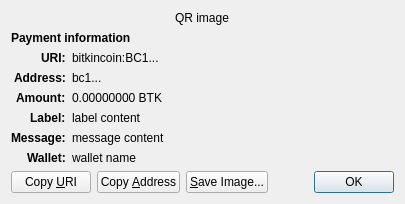
<?xml version="1.0" encoding="UTF-8"?>
<ui version="4.0">
 <class>ReceiveRequestDialog</class>
 <widget class="QDialog" name="ReceiveRequestDialog">
  <property name="geometry">
   <rect>
    <x>0</x>
    <y>0</y>
    <width>413</width>
    <height>229</height>
   </rect>
  </property>
  <property name="windowTitle">
   <string>Request payment to ...</string>
  </property>
  <layout class="QGridLayout" name="gridLayout" columnstretch="0,1">
   <property name="sizeConstraint">
    <enum>QLayout::SetFixedSize</enum>
   </property>
   <item row="0" column="0" colspan="2" alignment="Qt::AlignHCenter">
    <widget class="QRImageWidget" name="qr_code">
     <property name="text">
      <string notr="true">QR image</string>
     </property>
     <property name="textInteractionFlags">
      <set>Qt::NoTextInteraction</set>
     </property>
    </widget>
   </item>
   <item row="1" column="0" colspan="2">
    <widget class="QLabel" name="payment_header">
     <property name="font">
      <font>
       <weight>75</weight>
       <bold>true</bold>
      </font>
     </property>
     <property name="text">
      <string>Payment information</string>
     </property>
     <property name="textInteractionFlags">
      <set>Qt::NoTextInteraction</set>
     </property>
    </widget>
   </item>
   <item row="2" column="0" alignment="Qt::AlignRight|Qt::AlignTop">
    <widget class="QLabel" name="uri_tag">
     <property name="font">
      <font>
       <weight>75</weight>
       <bold>true</bold>
      </font>
     </property>
     <property name="text">
      <string notr="true">URI:</string>
     </property>
     <property name="textFormat">
      <enum>Qt::PlainText</enum>
     </property>
     <property name="textInteractionFlags">
      <set>Qt::NoTextInteraction</set>
     </property>
    </widget>
   </item>
   <item row="2" column="1" alignment="Qt::AlignTop">
    <widget class="QLabel" name="uri_content">
     <property name="text">
      <string notr="true">bitkincoin:BC1...</string>
     </property>
     <property name="textFormat">
      <enum>Qt::RichText</enum>
     </property>
     <property name="wordWrap">
      <bool>true</bool>
     </property>
     <property name="textInteractionFlags">
      <set>Qt::TextSelectableByMouse</set>
     </property>
    </widget>
   </item>
   <item row="3" column="0" alignment="Qt::AlignRight|Qt::AlignTop">
    <widget class="QLabel" name="address_tag">
     <property name="font">
      <font>
       <weight>75</weight>
       <bold>true</bold>
      </font>
     </property>
     <property name="text">
      <string>Address:</string>
     </property>
     <property name="textInteractionFlags">
      <set>Qt::NoTextInteraction</set>
     </property>
    </widget>
   </item>
   <item row="3" column="1" alignment="Qt::AlignTop">
    <widget class="QLabel" name="address_content">
     <property name="text">
      <string notr="true">bc1...</string>
     </property>
     <property name="textFormat">
      <enum>Qt::PlainText</enum>
     </property>
     <property name="textInteractionFlags">
      <set>Qt::TextSelectableByMouse</set>
     </property>
    </widget>
   </item>
   <item row="4" column="0" alignment="Qt::AlignRight|Qt::AlignTop">
    <widget class="QLabel" name="amount_tag">
     <property name="font">
      <font>
       <weight>75</weight>
       <bold>true</bold>
      </font>
     </property>
     <property name="text">
      <string>Amount:</string>
     </property>
     <property name="textInteractionFlags">
      <set>Qt::NoTextInteraction</set>
     </property>
    </widget>
   </item>
   <item row="4" column="1" alignment="Qt::AlignTop">
    <widget class="QLabel" name="amount_content">
     <property name="text">
      <string notr="true">0.00000000 BTK</string>
     </property>
     <property name="textFormat">
      <enum>Qt::PlainText</enum>
     </property>
     <property name="textInteractionFlags">
      <set>Qt::TextSelectableByMouse</set>
     </property>
    </widget>
   </item>
   <item row="5" column="0" alignment="Qt::AlignRight|Qt::AlignTop">
    <widget class="QLabel" name="label_tag">
     <property name="font">
      <font>
       <weight>75</weight>
       <bold>true</bold>
      </font>
     </property>
     <property name="text">
      <string>Label:</string>
     </property>
     <property name="textInteractionFlags">
      <set>Qt::NoTextInteraction</set>
     </property>
    </widget>
   </item>
   <item row="5" column="1" alignment="Qt::AlignTop">
    <widget class="QLabel" name="label_content">
     <property name="text">
      <string notr="true">label content</string>
     </property>
     <property name="textFormat">
      <enum>Qt::PlainText</enum>
     </property>
     <property name="wordWrap">
      <bool>true</bool>
     </property>
     <property name="textInteractionFlags">
      <set>Qt::TextSelectableByMouse</set>
     </property>
    </widget>
   </item>
   <item row="6" column="0" alignment="Qt::AlignRight|Qt::AlignTop">
    <widget class="QLabel" name="message_tag">
     <property name="font">
      <font>
       <weight>75</weight>
       <bold>true</bold>
      </font>
     </property>
     <property name="text">
      <string>Message:</string>
     </property>
     <property name="textInteractionFlags">
      <set>Qt::NoTextInteraction</set>
     </property>
    </widget>
   </item>
   <item row="6" column="1" alignment="Qt::AlignTop">
    <widget class="QLabel" name="message_content">
     <property name="text">
      <string notr="true">message content</string>
     </property>
     <property name="textFormat">
      <enum>Qt::PlainText</enum>
     </property>
     <property name="wordWrap">
      <bool>true</bool>
     </property>
     <property name="textInteractionFlags">
      <set>Qt::TextSelectableByMouse</set>
     </property>
    </widget>
   </item>
   <item row="7" column="0" alignment="Qt::AlignRight|Qt::AlignTop">
    <widget class="QLabel" name="wallet_tag">
     <property name="font">
      <font>
       <weight>75</weight>
       <bold>true</bold>
      </font>
     </property>
     <property name="text">
      <string>Wallet:</string>
     </property>
     <property name="textInteractionFlags">
      <set>Qt::NoTextInteraction</set>
     </property>
    </widget>
   </item>
   <item row="7" column="1" alignment="Qt::AlignTop">
    <widget class="QLabel" name="wallet_content">
     <property name="text">
      <string notr="true">wallet name</string>
     </property>
     <property name="textFormat">
      <enum>Qt::PlainText</enum>
     </property>
     <property name="wordWrap">
      <bool>true</bool>
     </property>
     <property name="textInteractionFlags">
      <set>Qt::TextSelectableByMouse</set>
     </property>
    </widget>
   </item>
   <item row="8" column="0" colspan="2">
    <layout class="QHBoxLayout" name="horizontalLayout">
     <item>
      <widget class="QPushButton" name="btnCopyURI">
       <property name="text">
        <string>Copy &amp;URI</string>
       </property>
       <property name="autoDefault">
        <bool>false</bool>
       </property>
      </widget>
     </item>
     <item>
      <widget class="QPushButton" name="btnCopyAddress">
       <property name="text">
        <string>Copy &amp;Address</string>
       </property>
       <property name="autoDefault">
        <bool>false</bool>
       </property>
      </widget>
     </item>
     <item>
      <widget class="QPushButton" name="btnSaveAs">
       <property name="text">
        <string>&amp;Save Image...</string>
       </property>
       <property name="autoDefault">
        <bool>false</bool>
       </property>
      </widget>
     </item>
     <item>
      <spacer name="horizontalSpacer_2">
       <property name="orientation">
        <enum>Qt::Horizontal</enum>
       </property>
       <property name="sizeHint" stdset="0">
        <size>
         <width>40</width>
         <height>20</height>
        </size>
       </property>
      </spacer>
     </item>
     <item>
      <widget class="QDialogButtonBox" name="buttonBox">
       <property name="focusPolicy">
        <enum>Qt::StrongFocus</enum>
       </property>
       <property name="standardButtons">
        <set>QDialogButtonBox::Ok</set>
       </property>
      </widget>
     </item>
    </layout>
   </item>
  </layout>
 </widget>
 <customwidgets>
  <customwidget>
   <class>QRImageWidget</class>
   <extends>QLabel</extends>
   <header>qt/qrimagewidget.h</header>
  </customwidget>
 </customwidgets>
 <tabstops>
  <tabstop>buttonBox</tabstop>
  <tabstop>btnCopyURI</tabstop>
  <tabstop>btnCopyAddress</tabstop>
  <tabstop>btnSaveAs</tabstop>
 </tabstops>
 <resources/>
 <connections>
  <connection>
   <sender>buttonBox</sender>
   <signal>accepted()</signal>
   <receiver>ReceiveRequestDialog</receiver>
   <slot>accept()</slot>
   <hints>
    <hint type="sourcelabel">
     <x>135</x>
     <y>230</y>
    </hint>
    <hint type="destinationlabel">
     <x>135</x>
     <y>126</y>
    </hint>
   </hints>
  </connection>
 </connections>
</ui>
